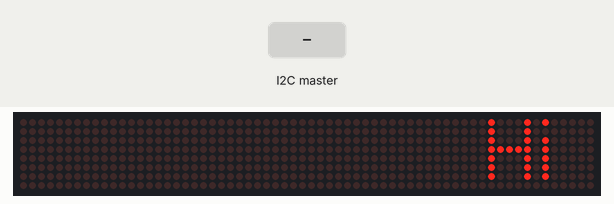
A sketch run on a simulated Arduino Uno, built with avr-gcc and run on an emulated ATmega328P. On the bench: 64×8 LED matrix. The test bench sets the inputs (shaded band). What the sketch prints to the serial monitor is not drawn.

Above: at 1.25 s.
1.3 s: the I2C master sends "@"
At 1.66 s:
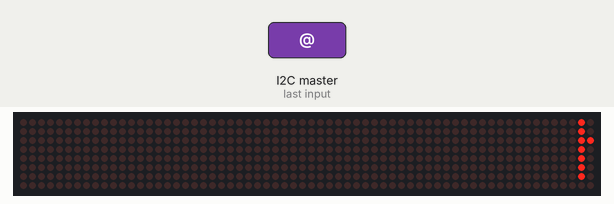
6.2 s: the I2C master sends the byte 2
At 7.74 s:
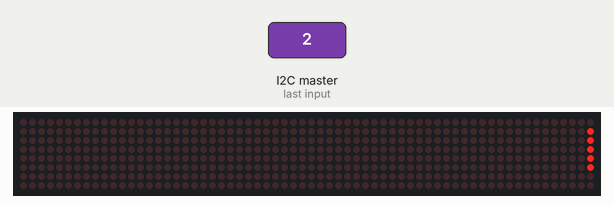

The sketch:

Led_Matrix_Slave_Code.ino
```cpp
#include <MD_Parola.h>
#include <MD_MAX72xx.h>
#include <SPI.h>
#include <Wire.h>
#define USE_UI_CONTROL 0
#if USE_UI_CONTROL
#include <MD_UISwitch.h>
#endif
#define DEBUG 0
#if DEBUG
#define PRINT(s, x) { Serial.print(F(s)); Serial.print(x); }
#define PRINTS(x) Serial.print(F(x))
#define PRINTX(x) Serial.println(x, HEX)
#else
#define PRINT(s, x)
#define PRINTS(x)
#define PRINTX(x)
#endif
#define MAX_DEVICES 8
#define CLK_PIN   13
#define DATA_PIN  11
#define CS_PIN    10
MD_Parola P = MD_Parola(CS_PIN, MAX_DEVICES);
int i=0;
int x=0;
#if USE_UI_CONTROL
const uint8_t SPEED_IN = A5;
const uint8_t DIRECTION_SET = 8;
const uint8_t INVERT_SET = 9;
const uint8_t SPEED_DEADBAND = 5;
#endif
uint8_t scrollSpeed = 75;
textEffect_t scrollEffect = PA_SCROLL_LEFT;
textPosition_t scrollAlign = PA_LEFT;
uint16_t scrollPause = 50;
#define  BUF_SIZE  512
char curMessage[BUF_SIZE] = { "" };
char newMessage[BUF_SIZE] = { " Hi" };
bool newMessageAvailable = true;
#if USE_UI_CONTROL
MD_UISwitch_Digital uiDirection(DIRECTION_SET);
MD_UISwitch_Digital uiInvert(INVERT_SET);
void doUI(void)
{
  {
    int16_t speed = map(analogRead(SPEED_IN), 0, 1023, 10, 150);
    if ((speed >= ((int16_t)P.getSpeed() + SPEED_DEADBAND)) ||
      (speed <= ((int16_t)P.getSpeed() - SPEED_DEADBAND)))
    {
      P.setSpeed(speed);
      scrollSpeed = speed;
      PRINT("\nChanged speed to ", P.getSpeed());
    }
  }
  if (uiDirection.read() == MD_UISwitch::KEY_PRESS) // SCROLL DIRECTION
  {
    PRINTS("\nChanging scroll direction");
    scrollEffect = (scrollEffect == PA_SCROLL_LEFT ? PA_SCROLL_RIGHT : PA_SCROLL_LEFT);
    P.setTextEffect(scrollEffect, scrollEffect);
    P.displayClear();
    P.displayReset();
  }

  if (uiInvert.read() == MD_UISwitch::KEY_PRESS)  // INVERT MODE
  {
    PRINTS("\nChanging invert mode");
    P.setInvert(!P.getInvert());
  }
}
#endif // USE_UI_CONTROL
void readSerial(void)
{
  static char *cp = newMessage;
  i=0;
  while (Wire.available())
  {
    *cp = (char)Wire.read();

      if(*cp == '@'){

          i=0;
          x=1;
      }
    Serial.print(*cp);
    Serial.print(" ");
    cp = newMessage+i;
    Serial.print(cp);
    Serial.println(" ");
    newMessageAvailable = true;
    cp++;
    i++;
   }
}
void setup()
{
  Serial.begin(9600);
  Wire.begin(5);
  Wire.onReceive(readSerial);
  #if USE_UI_CONTROL
  uiDirection.begin();
  uiInvert.begin();
  pinMode(SPEED_IN, INPUT);
  doUI();
  #endif
  P.begin();
  P.displayText(curMessage, scrollAlign, scrollSpeed, scrollPause, scrollEffect, scrollEffect);
}
void loop()
{
#if USE_UI_CONTROL
  doUI();
#endif
if (P.displayAnimate())
  {
    if (newMessageAvailable)
    {
      strcpy(curMessage, newMessage);
      newMessageAvailable = false;
    }
    P.displayReset();
  }
  readSerial();
  if(x==1){P.displayClear();
    if (newMessageAvailable)
    {
    strcpy(curMessage, " hello");
      newMessageAvailable = false;
    x=0;
    }
    P.displayReset();
  }
}
```

Measured:
- after the input at 6.2 s, the display: first differs from a run without the input after 1.5 s (image 2)
